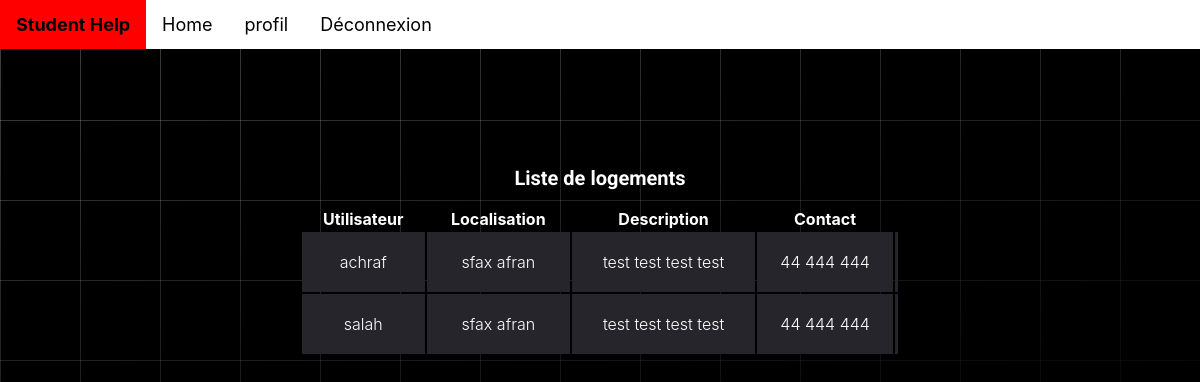
The page /posts/liste_logement/ on the database its author committed.
### posts/models.py (models this page shows, shortened)
class Poste(models.Model):
    TYPE_CHOICES = [('0', 'offre'), ('1', 'demande')]
    type = models.CharField(max_length=1, choices=TYPE_CHOICES)
    date = models.DateField(null=True, default=date.today)
    user = models.ForeignKey(User, on_delete=models.CASCADE, null=True)
    image = models.ImageField(blank=True)

### student/models.py (models this page shows, shortened)
class Logement(Poste):
    localisation = models.CharField(max_length=50)
    description = models.CharField(max_length=100)
    contactinfo = models.CharField(max_length=100)

### posts/views.py (the view)
# urls.py: path('liste_logement/',ListPostLogement.as_view(), name='listLog'),
class ListPostLogement(ListView):
    model = Poste
    template_name = 'listPosts/liste_logement.html'
    form_class =  LogementForm
    context_object_name = 'liste_logement'

### posts/templates/listPosts/liste_logement.html (shortened to what this page needs)
<!DOCTYPE html>
<html lang="en">
<head>
    <link rel="stylesheet" href="fonts/icomoon/style.css" />
    <link rel="stylesheet" href="css/owl.carousel.min.css" />
    {% extends "student/base.html" %}
    {% block content %}
</head>
<body>
    <div class="content">
        <div class="container">
            <h2 class="mb-5" style="text-align: center;">Liste de logements</h2>
            <div class="table-responsive custom-table-responsive">
                <table class="table custom-table">
                    <thead>
                        <tr>
                            <th scope="col">Utilisateur</th>
                            <th scope="col">Localisation</th>
                            <th scope="col">Description</th>
                            <th scope="col">Contact</th>
                        </tr>
                    </thead>
                    <tbody>
                      {% if liste_logement %}
                          {% for poste in liste_logement %}
                              {% if poste.logement %}
                                  <tr scope="row">
                                    <td>{{ poste.user}}</td>
                                      <td>{{ poste.logement.localisation }}</td>
                                      <td>{{ poste.logement.description }}</td>
                                      <td>{{ poste.logement.contactinfo }}</td>
                                      <td>
                                    </td>
                                  </tr>
                              {% endif %}
                          {% endfor %}
                      {% else %}
                          <tr>
                              <td colspan="6" style="text-align: center;">Pas de transports</td>
                          </tr>
                      {% endif %}
                  </tbody>
                </table>
            </div>
        </div>
    </div>
    {% endblock %}

### student/templates/student/base.html (style rules this page uses)
body { background: hsl(0, 0%, 0%); color: hsl(0, 0%, 0%); font-family: "Geist Sans", "SF Pro Text", "SF Pro Icons", "AOS Icons", "Helvetica Neue", Helvetica, Arial, sans-serif, system-ui; margin: 0; }
body::before { --line: hsla(0, 0%, 100%, 0.25); content: ""; height: 100%; width: 100%; position: fixed; z-index: -1; background: linear-gradient( 90deg, var(--line) 1px, transparent 1px 10vmin ) 0 -5vmin / 10vmin 10vmin, linear-gradient(var(--line) 1px, transparent 1px 10vmin) 0 -5vmin / 10vmin 10vmin; mask: linear-gradient(-15deg, transparent 30%, rgb(0, 0, 0)); }

### posts/templates/listPosts/liste_logement.html (style rules this page uses)
h1, h2, h3, h4, h5, h6, .h1, .h2, .h3, .h4, .h5, .h6 { font-family: "Roboto", -apple-system, BlinkMacSystemFont, "Segoe UI", Roboto, "Helvetica Neue", Arial, "Noto Sans", sans-serif, "Apple Color Emoji", "Segoe UI Emoji", "Segoe UI Symbol", "Noto Color Emoji"; }
.content { padding: 100px 25%; }
h2 { font-size: 20px; color: #fff; }
.custom-table { width: 100%; }
.custom-table thead tr, .custom-table thead th { border-top: none; border-bottom: none !important; color: #fff; }
.custom-table tbody th, .custom-table tbody td { color: #ffffff; font-weight: 400; padding-bottom: 20px; padding-top: 20px; font-weight: 300; text-align: center; }
.custom-table tbody tr:not(.spacer) { border-radius: 7px; overflow: hidden; transition: 0.3s all ease; }
.custom-table tbody tr th, .custom-table tbody tr td { background: #25252b; border: none; transition: 0.3s all ease; }
.custom-table tbody tr th:first-child, .custom-table tbody tr td:first-child { border-top-left-radius: 0px; border-bottom-left-radius: 0px; }
.custom-table tbody tr th:last-child, .custom-table tbody tr td:last-child { border-top-right-radius: 0px; border-bottom-right-radius: 0px; }

### rows shown on the page
Poste: user "achraf", logement.localisation "sfax afran", logement.description "test test test test", logement.contactinfo "44 444 444"
Poste: user "salah", logement.localisation "sfax afran", logement.description "test test test test", logement.contactinfo "44 444 444"
